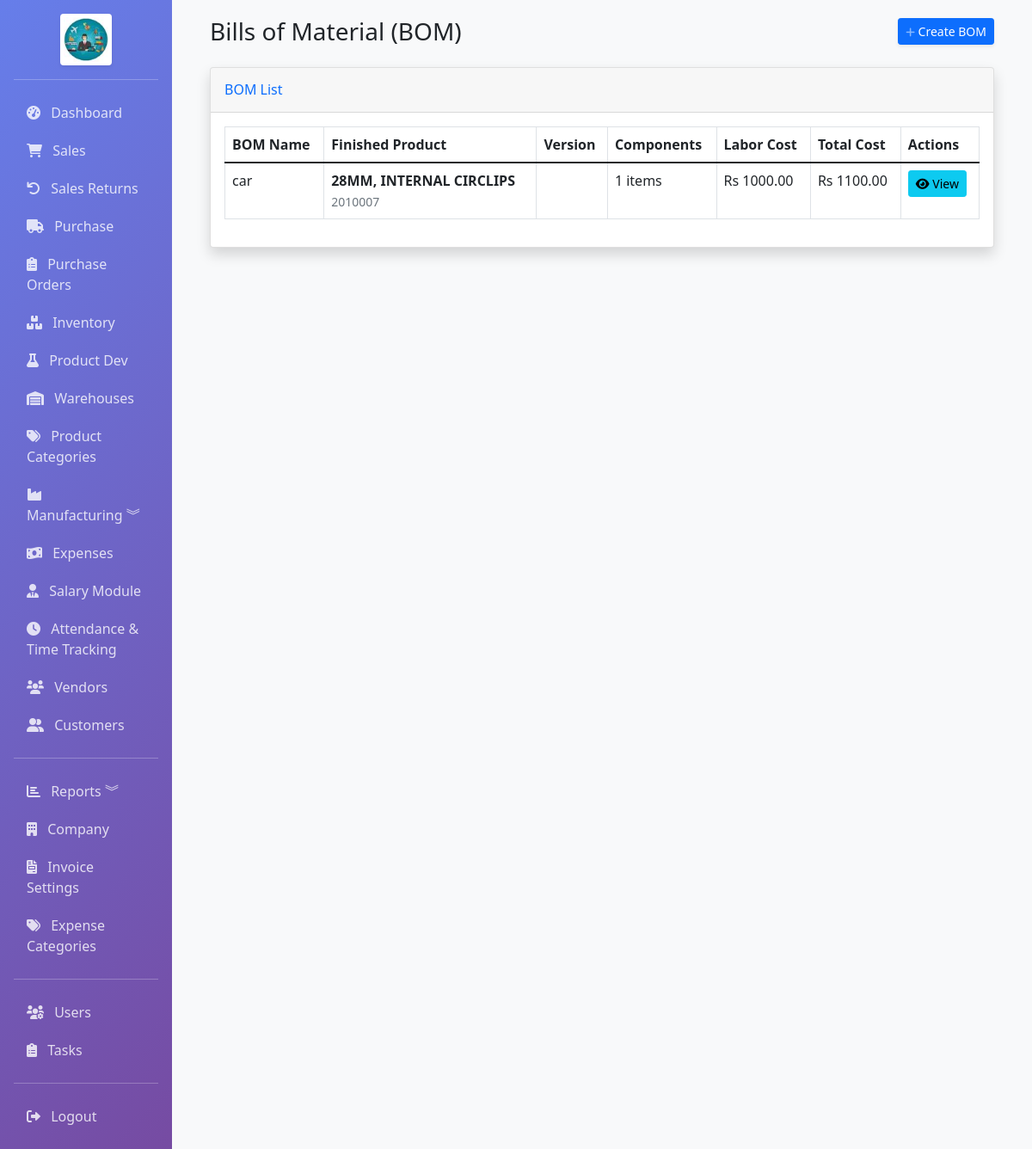
/manufacturing/boms (signed in), run on the app's committed database.
### app/models.py (models this page shows, shortened)
class BOM(db.Model):
    __tablename__ = 'boms'
    id = db.Column(db.Integer, primary_key=True)
    name = db.Column(db.String(100), nullable=False)
    product_id = db.Column(db.Integer, db.ForeignKey('products.id'), nullable=False, index=True)
    version = db.Column(db.String(10), default='v1')  # Current version: v1, v2, v3, etc
    labor_cost = db.Column(db.Float, default=0)
    overhead_cost = db.Column(db.Float, default=0)
    total_cost = db.Column(db.Float, default=0)
    is_active = db.Column(db.Boolean, default=True)  # Only latest version is active
    created_at = db.Column(db.DateTime, default=datetime.utcnow)
    updated_at = db.Column(db.DateTime, default=datetime.utcnow, onupdate=datetime.utcnow)
    product = db.relationship('Product', backref='boms', lazy=True)
    items = db.relationship('BOMItem', backref='bom', lazy=True, cascade='all, delete-orphan')

class Product(db.Model):
    __tablename__ = 'products'
    id = db.Column(db.Integer, primary_key=True)
    name = db.Column(db.String(100), nullable=False, index=True)
    sku = db.Column(db.String(50), unique=True, nullable=False, index=True)
    barcode = db.Column(db.String(50), index=True)
    description = db.Column(db.Text)
    category_id = db.Column(db.Integer, db.ForeignKey('product_categories.id'), nullable=True, index=True)
    category = db.relationship('ProductCategory', backref='products', lazy=True)
    category_name = db.Column(db.String(50), index=True)
    brand = db.Column(db.String(50))
    unit = db.Column(db.String(20), default='pcs')  # pcs, kg, meter, etc.
    unit_price = db.Column(db.Float, nullable=False, default=0)
    cost_price = db.Column(db.Float, nullable=False, default=0)
    quantity = db.Column(db.Float, default=0)
    reorder_level = db.Column(db.Float, default=0)
    min_quantity = db.Column(db.Float, default=0)
    max_quantity = db.Column(db.Float, default=0)
    location = db.Column(db.String(100))
    weight = db.Column(db.Float, default=0)
    image_path = db.Column(db.String(255))  # Path to product image
    is_active = db.Column(db.Boolean, default=True)
    is_manufactured = db.Column(db.Boolean, default=False)
    finished_good_price = db.Column(db.Float, nullable=True)
    warehouse_id = db.Column(db.Integer, db.ForeignKey('warehouses.id'), nullable=True, index=True)
    created_at = db.Column(db.DateTime, default=datetime.utcnow)
    updated_at = db.Column(db.DateTime, default=datetime.utcnow, onupdate=datetime.utcnow)
    warehouse = db.relationship('Warehouse', backref='products', lazy=True)
    sale_items = db.relationship('SaleItem', backref='product', lazy=True)
    purchase_items = db.relationship('PurchaseItem', backref='product', lazy=True)

### app/routes/manufacturing.py (the view)
@bp.route('/boms')
@login_required
def boms():
    boms = BOM.query.all()
    return render_template('manufacturing/boms.html', boms=boms)

### app/models.py (called while the page is built)
    @property
    def is_admin(self):
        return self.role == 'admin'

### app/templates/manufacturing/boms.html (shortened to what this page needs)
{% extends "base.html" %}
{% block content %}
<div class="container-fluid">
    <div class="d-sm-flex align-items-center justify-content-between mb-4">
        <h1 class="h3 mb-0 text-gray-800">Bills of Material (BOM)</h1>
        <a href="{{ url_for('manufacturing.add_bom') }}" class="d-none d-sm-inline-block btn btn-sm btn-primary shadow-sm">
             Create BOM
        </a>
    </div>
    <div class="card shadow mb-4">
        <div class="card-header py-3">
            <h6 class="m-0 font-weight-bold text-primary">BOM List</h6>
        </div>
        <div class="card-body">
            <div class="table-responsive">
                <table class="table table-bordered" id="dataTable" width="100%" cellspacing="0">
                    <thead>
                        <tr>
                            <th>BOM Name</th>
                            <th>Finished Product</th>
                            <th>Version</th>
                            <th>Components</th>
                            <th>Labor Cost</th>
                            <th>Total Cost</th>
                            <th>Actions</th>
                        </tr>
                    </thead>
                    <tbody>
                        {% for bom in boms %}
                        <tr>
                            <td>{{ bom.name }}</td>
                            <td>
                                <strong>{{ bom.product.name }}</strong><br>
                                <small class="text-muted">{{ bom.product.sku }}</small>
                            </td>
                            <td>
                                <span class="badge badge-primary">{{ bom.version }}</span>
                            </td>
                            <td>{{ bom.items|length }} items</td>
                            <td>Rs {{ "%.2f"|format(bom.labor_cost) }}</td>
                            <td>Rs {{ "%.2f"|format(bom.total_cost) }}</td>
                            <td>
                                <a href="{{ url_for('manufacturing.bom_details', id=bom.id) }}" class="btn btn-info btn-sm">
                                    <i class="fas fa-eye"></i> View
                                </a>
                            </td>
                        </tr>
                        {% endfor %}
                    </tbody>
                </table>
            </div>
        </div>
    </div>
</div>
{% endblock %}

### data on the page
BOM: name "car", product.name "28MM, INTERNAL CIRCLIPS", product.sku "2010007", items|length "1", labor_cost "1000.00", total_cost "1100.00"
